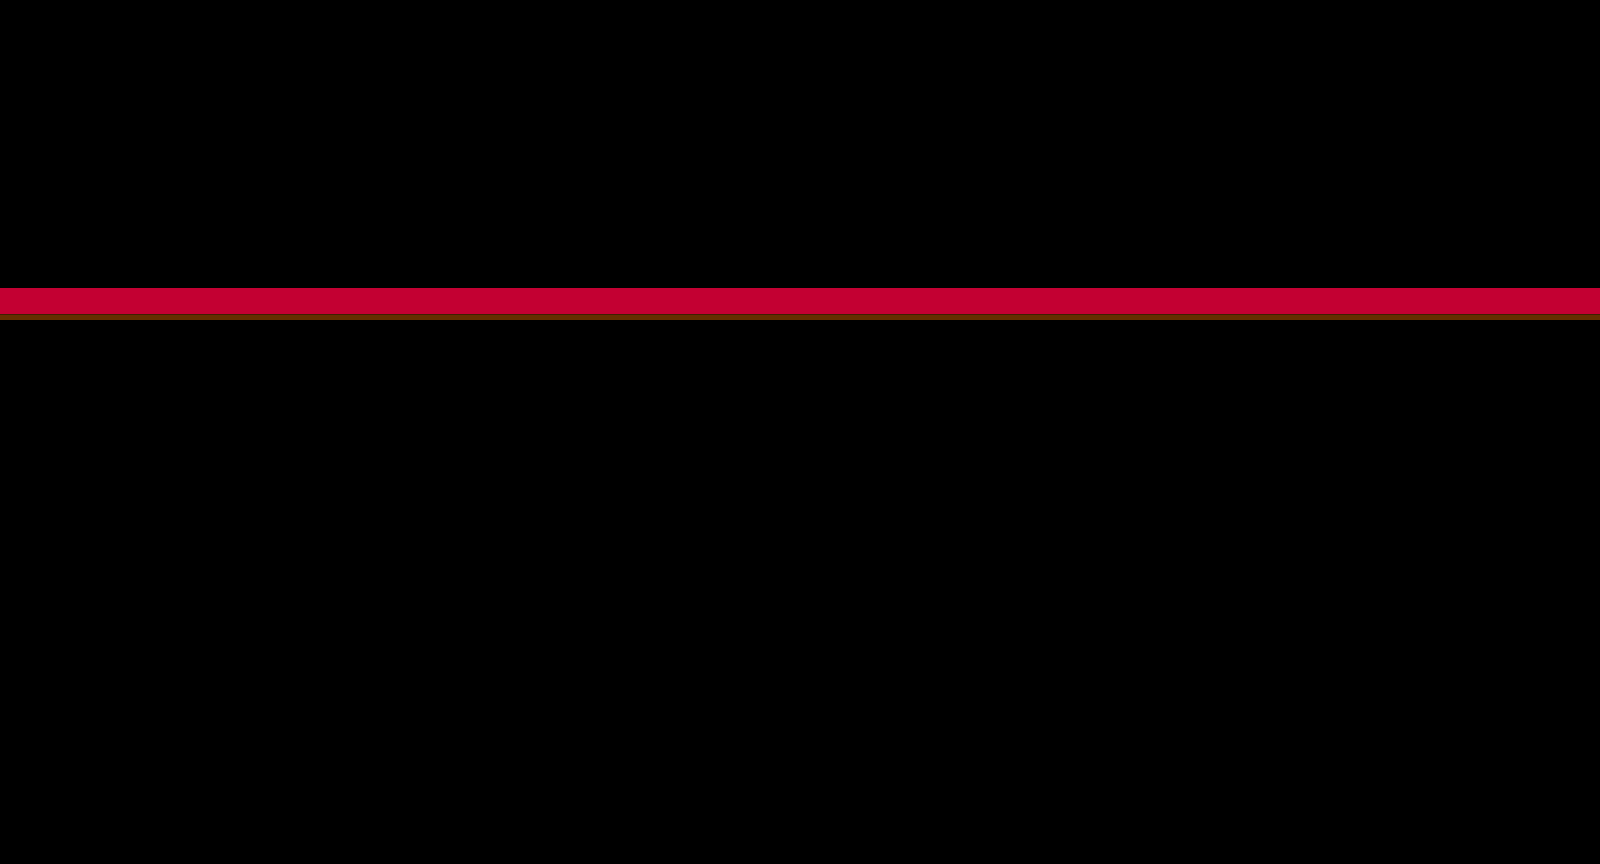

A level layout from a 2D game, rendered from its tile map. Below: a short description, then the map file with its tile-grid data intact:
An orthogonal 50x27 tile map with 32x32 px tiles, 2 tile layers (Mur, Sol), 2 tilesets.

<map version="1.2" tiledversion="1.3.4" orientation="orthogonal" renderorder="right-down" width="50" height="27" tilewidth="32" tileheight="32" infinite="0" nextlayerid="3" nextobjectid="1">
 <tileset firstgid="1" source="Mur.tsx" />
 <tileset firstgid="2" source="Sol.tsx" />
 <layer id="1" name="Mur" width="50" height="27">
  <data encoding="csv">
0,0,0,0,0,0,0,0,0,0,0,0,0,0,0,0,0,0,0,0,0,0,0,0,0,0,0,0,0,0,0,0,0,0,0,0,0,0,0,0,0,0,0,0,0,0,0,0,0,0,
0,0,0,0,0,0,0,0,0,0,0,0,0,0,0,0,0,0,0,0,0,0,0,0,0,0,0,0,0,0,0,0,0,0,0,0,0,0,0,0,0,0,0,0,0,0,0,0,0,0,
0,0,0,0,0,0,0,0,0,0,0,0,0,0,0,0,0,0,0,0,0,0,0,0,0,0,0,0,0,0,0,0,0,0,0,0,0,0,0,0,0,0,0,0,0,0,0,0,0,0,
0,0,0,0,0,0,0,0,0,0,0,0,0,0,0,0,0,0,0,0,0,0,0,0,0,0,0,0,0,0,0,0,0,0,0,0,0,0,0,0,0,0,0,0,0,0,0,0,0,0,
0,0,0,0,0,0,0,0,0,0,0,0,0,0,0,0,0,0,0,0,0,0,0,0,0,0,0,0,0,0,0,0,0,0,0,0,0,0,0,0,0,0,0,0,0,0,0,0,0,0,
0,0,0,0,0,0,0,0,0,0,0,0,0,0,0,0,0,0,0,0,0,0,0,0,0,0,0,0,0,0,0,0,0,0,0,0,0,0,0,0,0,0,0,0,0,0,0,0,0,0,
0,0,0,0,0,0,0,0,0,0,0,0,0,0,0,0,0,0,0,0,0,0,0,0,0,0,0,0,0,0,0,0,0,0,0,0,0,0,0,0,0,0,0,0,0,0,0,0,0,0,
0,0,0,0,0,0,0,0,0,0,0,0,0,0,0,0,0,0,0,0,0,0,0,0,0,0,0,0,0,0,0,0,0,0,0,0,0,0,0,0,0,0,0,0,0,0,0,0,0,0,
0,0,0,0,0,0,0,0,0,0,0,0,0,0,0,0,0,0,0,0,0,0,0,0,0,0,0,0,0,0,0,0,0,0,0,0,0,0,0,0,0,0,0,0,0,0,0,0,0,0,
1,1,1,1,1,1,1,1,1,1,1,1,1,1,1,1,1,1,1,1,1,1,1,1,1,1,1,1,1,1,1,1,1,1,1,1,1,1,1,1,1,1,1,1,1,1,1,1,1,1,
0,0,0,0,0,0,0,0,0,0,0,0,0,0,0,0,0,0,0,0,0,0,0,0,0,0,0,0,0,0,0,0,0,0,0,0,0,0,0,0,0,0,0,0,0,0,0,0,0,0,
0,0,0,0,0,0,0,0,0,0,0,0,0,0,0,0,0,0,0,0,0,0,0,0,0,0,0,0,0,0,0,0,0,0,0,0,0,0,0,0,0,0,0,0,0,0,0,0,0,0,
0,0,0,0,0,0,0,0,0,0,0,0,0,0,0,0,0,0,0,0,0,0,0,0,0,0,0,0,0,0,0,0,0,0,0,0,0,0,0,0,0,0,0,0,0,0,0,0,0,0,
0,0,0,0,0,0,0,0,0,0,0,0,0,0,0,0,0,0,0,0,0,0,0,0,0,0,0,0,0,0,0,0,0,0,0,0,0,0,0,0,0,0,0,0,0,0,0,0,0,0,
0,0,0,0,0,0,0,0,0,0,0,0,0,0,0,0,0,0,0,0,0,0,0,0,0,0,0,0,0,0,0,0,0,0,0,0,0,0,0,0,0,0,0,0,0,0,0,0,0,0,
0,0,0,0,0,0,0,0,0,0,0,0,0,0,0,0,0,0,0,0,0,0,0,0,0,0,0,0,0,0,0,0,0,0,0,0,0,0,0,0,0,0,0,0,0,0,0,0,0,0,
0,0,0,0,0,0,0,0,0,0,0,0,0,0,0,0,0,0,0,0,0,0,0,0,0,0,0,0,0,0,0,0,0,0,0,0,0,0,0,0,0,0,0,0,0,0,0,0,0,0,
0,0,0,0,0,0,0,0,0,0,0,0,0,0,0,0,0,0,0,0,0,0,0,0,0,0,0,0,0,0,0,0,0,0,0,0,0,0,0,0,0,0,0,0,0,0,0,0,0,0,
0,0,0,0,0,0,0,0,0,0,0,0,0,0,0,0,0,0,0,0,0,0,0,0,0,0,0,0,0,0,0,0,0,0,0,0,0,0,0,0,0,0,0,0,0,0,0,0,0,0,
0,0,0,0,0,0,0,0,0,0,0,0,0,0,0,0,0,0,0,0,0,0,0,0,0,0,0,0,0,0,0,0,0,0,0,0,0,0,0,0,0,0,0,0,0,0,0,0,0,0,
0,0,0,0,0,0,0,0,0,0,0,0,0,0,0,0,0,0,0,0,0,0,0,0,0,0,0,0,0,0,0,0,0,0,0,0,0,0,0,0,0,0,0,0,0,0,0,0,0,0,
0,0,0,0,0,0,0,0,0,0,0,0,0,0,0,0,0,0,0,0,0,0,0,0,0,0,0,0,0,0,0,0,0,0,0,0,0,0,0,0,0,0,0,0,0,0,0,0,0,0,
0,0,0,0,0,0,0,0,0,0,0,0,0,0,0,0,0,0,0,0,0,0,0,0,0,0,0,0,0,0,0,0,0,0,0,0,0,0,0,0,0,0,0,0,0,0,0,0,0,0,
0,0,0,0,0,0,0,0,0,0,0,0,0,0,0,0,0,0,0,0,0,0,0,0,0,0,0,0,0,0,0,0,0,0,0,0,0,0,0,0,0,0,0,0,0,0,0,0,0,0,
0,0,0,0,0,0,0,0,0,0,0,0,0,0,0,0,0,0,0,0,0,0,0,0,0,0,0,0,0,0,0,0,0,0,0,0,0,0,0,0,0,0,0,0,0,0,0,0,0,0,
0,0,0,0,0,0,0,0,0,0,0,0,0,0,0,0,0,0,0,0,0,0,0,0,0,0,0,0,0,0,0,0,0,0,0,0,0,0,0,0,0,0,0,0,0,0,0,0,0,0,
0,0,0,0,0,0,0,0,0,0,0,0,0,0,0,0,0,0,0,0,0,0,0,0,0,0,0,0,0,0,0,0,0,0,0,0,0,0,0,0,0,0,0,0,0,0,0,0,0,0
</data>
 </layer>
 <layer id="2" name="Sol" width="50" height="27">
  <data encoding="csv">
0,0,0,0,0,0,0,0,0,0,0,0,0,0,0,0,0,0,0,0,0,0,0,0,0,0,0,0,0,0,0,0,0,0,0,0,0,0,0,0,0,0,0,0,0,0,0,0,0,0,
0,0,0,0,0,0,0,0,0,0,0,0,0,0,0,0,0,0,0,0,0,0,0,0,0,0,0,0,0,0,0,0,0,0,0,0,0,0,0,0,0,0,0,0,0,0,0,0,0,0,
0,0,0,0,0,0,0,0,0,0,0,0,0,0,0,0,0,0,0,0,0,0,0,0,0,0,0,0,0,0,0,0,0,0,0,0,0,0,0,0,0,0,0,0,0,0,0,0,0,0,
0,0,0,0,0,0,0,0,0,0,0,0,0,0,0,0,0,0,0,0,0,0,0,0,0,0,0,0,0,0,0,0,0,0,0,0,0,0,0,0,0,0,0,0,0,0,0,0,0,0,
0,0,0,0,0,0,0,0,0,0,0,0,0,0,0,0,0,0,0,0,0,0,0,0,0,0,0,0,0,0,0,0,0,0,0,0,0,0,0,0,0,0,0,0,0,0,0,0,0,0,
0,0,0,0,0,0,0,0,0,0,0,0,0,0,0,0,0,0,0,0,0,0,0,0,0,0,0,0,0,0,0,0,0,0,0,0,0,0,0,0,0,0,0,0,0,0,0,0,0,0,
0,0,0,0,0,0,0,0,0,0,0,0,0,0,0,0,0,0,0,0,0,0,0,0,0,0,0,0,0,0,0,0,0,0,0,0,0,0,0,0,0,0,0,0,0,0,0,0,0,0,
0,0,0,0,0,0,0,0,0,0,0,0,0,0,0,0,0,0,0,0,0,0,0,0,0,0,0,0,0,0,0,0,0,0,0,0,0,0,0,0,0,0,0,0,0,0,0,0,0,0,
0,0,0,0,0,0,0,0,0,0,0,0,0,0,0,0,0,0,0,0,0,0,0,0,0,0,0,0,0,0,0,0,0,0,0,0,0,0,0,0,0,0,0,0,0,0,0,0,0,0,
0,0,0,0,0,0,0,0,0,0,0,0,0,0,0,0,0,0,0,0,0,0,0,0,0,0,0,0,0,0,0,0,0,0,0,0,0,0,0,0,0,0,0,0,0,0,0,0,0,0,
0,0,0,0,0,0,0,0,0,0,0,0,0,0,0,0,0,0,0,0,0,0,0,0,0,0,0,0,0,0,0,0,0,0,0,0,0,0,0,0,0,0,0,0,0,0,0,0,0,0,
0,0,0,0,0,0,0,0,0,0,0,0,0,0,0,0,0,0,0,0,0,0,0,0,0,0,0,0,0,0,0,0,0,0,0,0,0,0,0,0,0,0,0,0,0,0,0,0,0,0,
0,0,0,0,0,0,0,0,0,0,0,0,0,0,0,0,0,0,0,0,0,0,0,0,0,0,0,0,0,0,0,0,0,0,0,0,0,0,0,0,0,0,0,0,0,0,0,0,0,0,
0,0,0,0,0,0,0,0,0,0,0,0,0,0,0,0,0,0,0,0,0,0,0,0,0,0,0,0,0,0,0,0,0,0,0,0,0,0,0,0,0,0,0,0,0,0,0,0,0,0,
0,0,0,0,0,0,0,0,0,0,0,0,0,0,0,0,0,0,0,0,0,0,0,0,0,0,0,0,0,0,0,0,0,0,0,0,0,0,0,0,0,0,0,0,0,0,0,0,0,0,
0,0,0,0,0,0,0,0,0,0,0,0,0,0,0,0,0,0,0,0,0,0,0,0,0,0,0,0,0,0,0,0,0,0,0,0,0,0,0,0,0,0,0,0,0,0,0,0,0,0,
0,0,0,0,0,0,0,0,0,0,0,0,0,0,0,0,0,0,0,0,0,0,0,0,0,0,0,0,0,0,0,0,0,0,0,0,0,0,0,0,0,0,0,0,0,0,0,0,0,0,
0,0,0,0,0,0,0,0,0,0,0,0,0,0,0,0,0,0,0,0,0,0,0,0,0,0,0,0,0,0,0,0,0,0,0,0,0,0,0,0,0,0,0,0,0,0,0,0,0,0,
0,0,0,0,0,0,0,0,0,0,0,0,0,0,0,0,0,0,0,0,0,0,0,0,0,0,0,0,0,0,0,0,0,0,0,0,0,0,0,0,0,0,0,0,0,0,0,0,0,0,
0,0,0,0,0,0,0,0,0,0,0,0,0,0,0,0,0,0,0,0,0,0,0,0,0,0,0,0,0,0,0,0,0,0,0,0,0,0,0,0,0,0,0,0,0,0,0,0,0,0,
0,0,0,0,0,0,0,0,0,0,0,0,0,0,0,0,0,0,0,0,0,0,0,0,0,0,0,0,0,0,0,0,0,0,0,0,0,0,0,0,0,0,0,0,0,0,0,0,0,0,
0,0,0,0,0,0,0,0,0,0,0,0,0,0,0,0,0,0,0,0,0,0,0,0,0,0,0,0,0,0,0,0,0,0,0,0,0,0,0,0,0,0,0,0,0,0,0,0,0,0,
0,0,0,0,0,0,0,0,0,0,0,0,0,0,0,0,0,0,0,0,0,0,0,0,0,0,0,0,0,0,0,0,0,0,0,0,0,0,0,0,0,0,0,0,0,0,0,0,0,0,
0,0,0,0,0,0,0,0,0,0,0,0,0,0,0,0,0,0,0,0,0,0,0,0,0,0,0,0,0,0,0,0,0,0,0,0,0,0,0,0,0,0,0,0,0,0,0,0,0,0,
0,0,0,0,0,0,0,0,0,0,0,0,0,0,0,0,0,0,0,0,0,0,0,0,0,0,0,0,0,0,0,0,0,0,0,0,0,0,0,0,0,0,0,0,0,0,0,0,0,0,
0,0,0,0,0,0,0,0,0,0,0,0,0,0,0,0,0,0,0,0,0,0,0,0,0,0,0,0,0,0,0,0,0,0,0,0,0,0,0,0,0,0,0,0,0,0,0,0,0,0,
0,0,0,0,0,0,0,0,0,0,0,0,0,0,0,0,0,0,0,0,0,0,0,0,0,0,0,0,0,0,0,0,0,0,0,0,0,0,0,0,0,0,0,0,0,0,0,0,0,0
</data>
 </layer>
</map>
